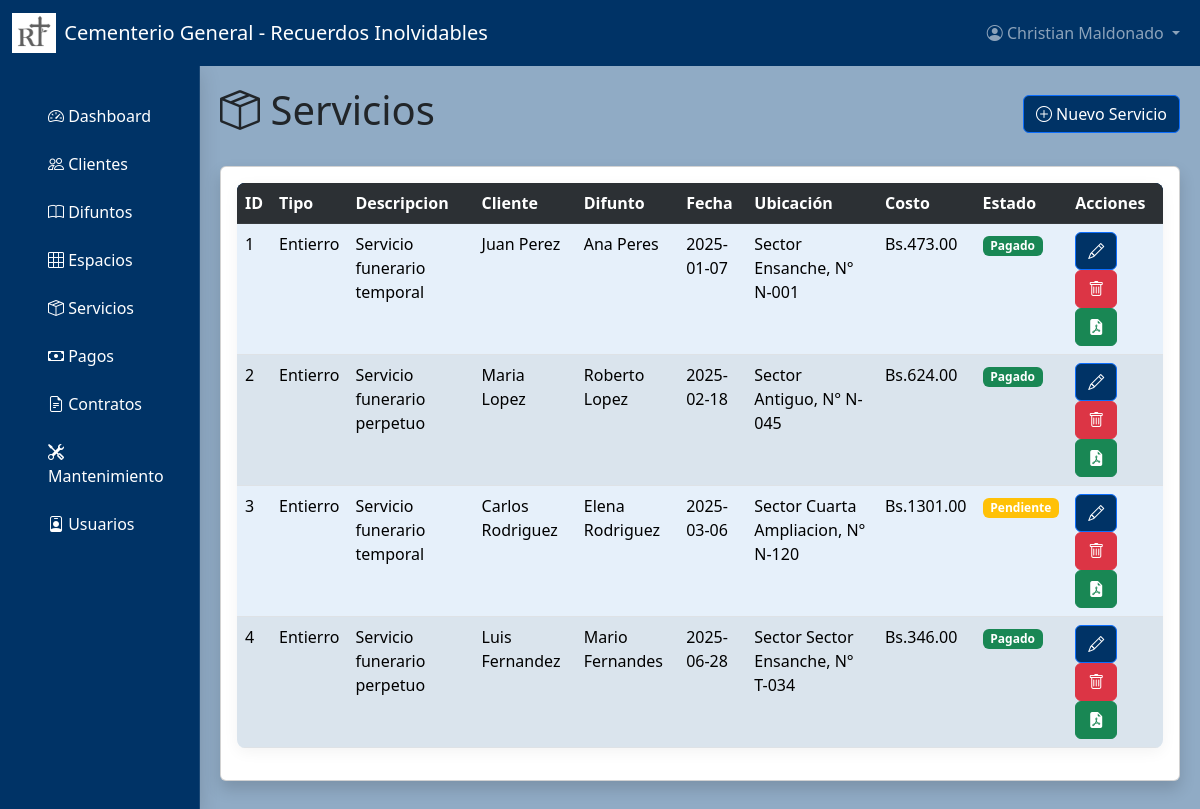
/servicios/ (signed in), run on an earlier commit of the app's database.
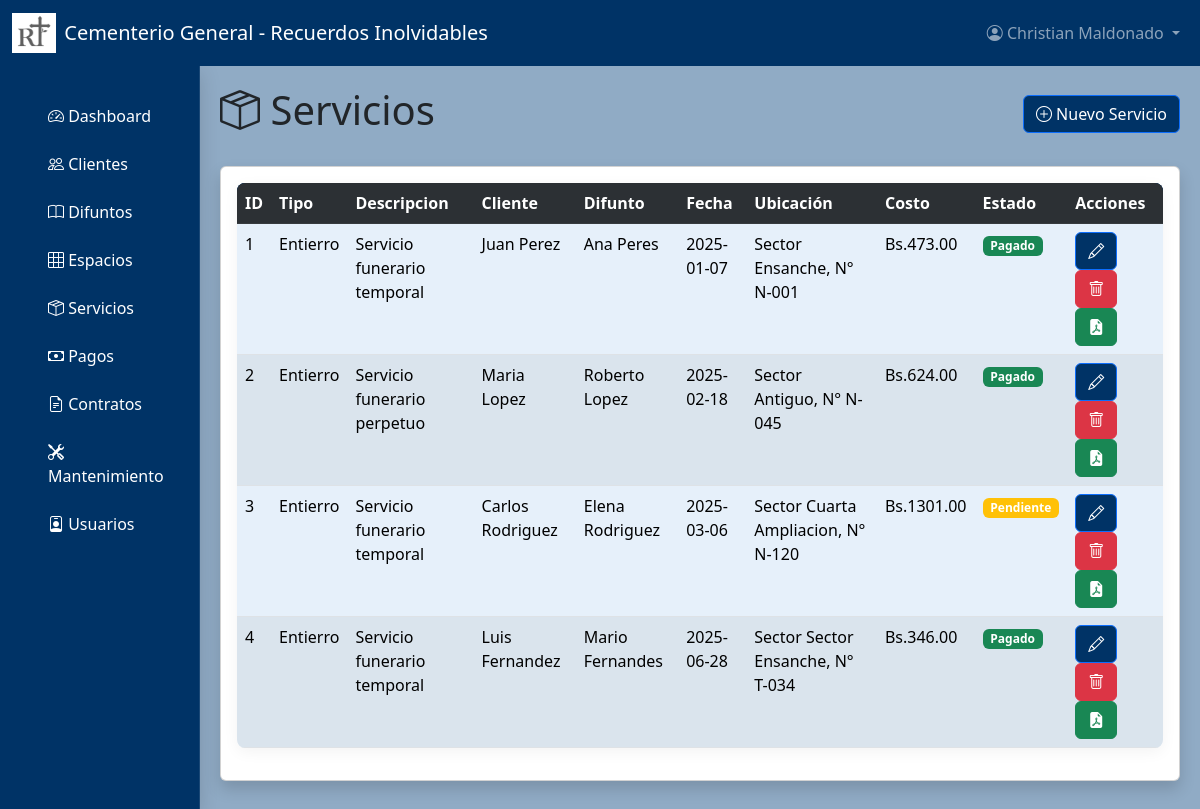
And on a later commit of the database.
### models/servicio_model.py (models this page shows, shortened)
class Servicio(db.Model):
    __tablename__ = "servicios"
    id = db.Column(db.Integer,primary_key=True)
    tipo = db.Column(db.String,nullable=False)
    descripcion = db.Column(db.String,nullable=False)
    fecha = db.Column(db.Date,nullable=False)
    hora = db.Column(db.Time,nullable=False)
    cliente_id = db.Column(db.Integer,db.ForeignKey('clientes.id'),nullable=False)
    difunto_id = db.Column(db.Integer,db.ForeignKey('difuntos.id'),nullable=False)
    espacio_id = db.Column(db.Integer,db.ForeignKey('espacios.id'),nullable=True)
    costo = db.Column(db.Float(11,2),nullable=False)
    estado = db.Column(db.String ,nullable=True)
    cliente = db.relationship('Cliente', back_populates='servicios')
    difunto = db.relationship('Difunto', back_populates='servicios')
    espacio = db.relationship('Espacio', back_populates='servicios')
    pagos = db.relationship('Pago', back_populates='servicio')
    @staticmethod
    def get_all():
        return Servicio.query.all()

### models/cliente_model.py (models this page shows, shortened)
class Cliente(db.Model):
    __tablename__ = "clientes"
    id = db.Column(db.Integer,primary_key=True)
    nombre = db.Column(db.String,nullable=False)
    telefono = db.Column(db.Integer,nullable=False)
    email = db.Column(db.String,nullable=False)
    direccion = db.Column(db.String,nullable=False)
    fecha_registro = db.Column(db.DateTime,default=datetime.utcnow)
    difunto = db.relationship('Difunto', back_populates='cliente', lazy=True, cascade="all, delete-orphan")
    servicios = db.relationship('Servicio', back_populates='cliente', lazy=True, cascade="all, delete-orphan")
    pagos = db.relationship('Pago', back_populates='cliente', lazy=True, cascade="all, delete-orphan")
    contratos = db.relationship('Contrato', back_populates='cliente', cascade="all, delete-orphan")
    def delete(self):
        db.session.delete(self)
        db.session.commit()

### models/difunto_model.py (models this page shows, shortened)
class Difunto(db.Model):
    __tablename__ = "difuntos"
    id = db.Column(db.Integer,primary_key=True)
    nombre = db.Column(db.String,nullable=False)
    genero = db.Column(db.String,nullable=False)
    fecha_nacimiento = db.Column(db.DateTime,nullable=False)
    fecha_defuncion = db.Column(db.DateTime,nullable=False)
    cedula_identidad = db.Column(db.Integer,nullable=False)
    estado_civil = db.Column(db.String,nullable=False)
    causa_muerte = db.Column(db.String,nullable=True)
    cliente_id = db.Column(db.Integer,db.ForeignKey('clientes.id') ,nullable=False)
    cliente = db.relationship('Cliente', back_populates='difunto')
    espacio = db.relationship('Espacio',back_populates='difunto')
    servicios = db.relationship('Servicio',back_populates='difunto')

### models/espacio_model.py (models this page shows, shortened)
class Espacio(db.Model):
    __tablename__ = "espacios"
    id = db.Column(db.Integer,primary_key=True)
    numero = db.Column(db.String,nullable=False)
    tipo = db.Column(db.String,nullable=False)
    descripcion = db.Column(db.String,nullable=False)
    sector = db.Column(db.String,nullable=False)
    pabellon = db.Column(db.String,nullable=False)
    fila = db.Column(db.String,nullable=False)
    estado = db.Column(db.String,nullable=False)
    fecha_ocupacion = db.Column(db.DateTime,nullable=True)
    difunto_id = db.Column(db.Integer,db.ForeignKey('difuntos.id') ,nullable=True)
    difunto = db.relationship('Difunto', back_populates='espacio')
    servicios = db.relationship('Servicio', back_populates='espacio')
    mantenimiento = db.relationship('Mantenimiento', back_populates='espacio')
    contratos = db.relationship('Contrato', back_populates='espacio')

### controllers/servicio_controller.py (the view)
@servicio_bp.route("/")
@login_required
def index():
    servicios = Servicio.get_all()
    return servicio_view.list(servicios)

### models/usuario_model.py (called while the page is built)
    @staticmethod
    def get_by_id(id):
        return Usuario.query.get(id)

### run.py (called while the page is built)
@login_manager.user_loader
def load_user(user_id):
    return Usuario.get_by_id(user_id)

@app.context_processor
def inject_clientes():
    if current_user.is_authenticated:
        return dict(clientes=Cliente.query.all())
    return {}

@app.context_processor
def inject_difuntos():
    if current_user.is_authenticated:
        return dict(difuntos=Difunto.query.all())
    return {}

@app.context_processor
def inject_espacios():
    if current_user.is_authenticated:
        return dict(espacios=Espacio.query.all())
    return {}

@app.context_processor
def inject_servicios():
    if current_user.is_authenticated:
        return dict(servicios=Servicio.query.all())
    return {}

@app.context_processor
def inject_servicios():
    if current_user.is_authenticated:
        return dict(servicios=Servicio.query.all())
    return {}

@app.context_processor
def inject_common_variables():
    if current_user.is_authenticated:
        return {
            'ingresos_totales': db.session.query(db.func.sum(Servicio.costo))
                                .filter(Servicio.estado == 'Pagado').scalar() or 0,
        }
    return {}

### templates/servicios/index.html (shortened to what this page needs)
{% extends 'dashboard.html' %}
{% block dashboard_content %}
<div class="d-flex justify-content-between align-items-center mb-4">
    <h1><i class="bi bi-box-seam"></i> Servicios</h1>
    <button type="button" class="btn btn-primary" data-bs-toggle="modal" data-bs-target="#ModalCrear">
        <i class="bi bi-plus-circle"></i> Nuevo Servicio
    </button>
</div>
<div class="card shadow">
    <div class="card-body">
        <table class="table table-striped">
            <tr class="table-dark">
                <th>ID</th>
                <th>Tipo</th>
                <th>Descripcion</th>
                <th>Cliente</th>
                <th>Difunto</th>
                <th>Fecha</th>
                <th>Ubicación</th>
                <th>Costo</th>
                <th>Estado</th>
                <th>Acciones</th>
            </tr>
            {% for item in servicios %}
            <tr>
                <td>{{ item.id }}</td>
                <td>{{ item.tipo }}</td>
                <td>{{ item.descripcion }}</td>
                <td>
                    {% if item.cliente_id %}
                    {{ item.cliente.nombre }}
                    {% else %}
                    Sin cliente asignado
                    {% endif %}
                </td>
                <td>
                    {% if item.difunto %}
                    {{ item.difunto.nombre }}
                    {% else %}
                    Sin difunto asignado
                    {% endif %}
                </td>
                <td>{{ item.fecha }}</td>
                <td>
                    {% if item.espacio %}
                    Sector {{ item.espacio.sector }}, N° {{ item.espacio.numero }}
                    {% else %}
                    No asignado
                    {% endif %}
                </td>
                <td>Bs.{{ "%.2f"|format(item.costo) }}</td>
                <td>
                    {% if item.estado == 'Pagado' %}
                    <span class="badge bg-success">{{ item.estado }}</span>
                    {% elif item.estado == 'Pendiente' %}
                    <span class="badge bg-warning">{{ item.estado }}</span>
                    {% elif item.estado == 'Cancelado' %}
                    <span class="badge bg-danger">{{ item.estado }}</span>
                    {% else %}
                    <span class="badge bg-info">{{ item.estado }}</span>
                    {% endif %}
                </td>
                <td>
                    <button class="btn btn-primary" data-bs-target="#ModalEditar{{ item.id }}" data-bs-toggle="modal">
                        <i class="bi bi-pencil"></i>
                    </button>
                    <a href="{{ url_for('servicio.delete', id=item.id) }}" class="btn btn-danger">
                        <i class="bi bi-trash"></i>
                    </a>
                    <a href="{{ url_for('servicio.generar_servicio_pdf', id=item.id) }}" class="btn btn-success" target="_blank">
        <i class="bi bi-file-earmark-pdf-fill"></i>
    </a>
                </td>
            </tr>
            {% endfor %}
        </table>
    </div>
</div>
{% endblock %}

What changed in the data, as far as the page shows it:
changed Servicio "Luis Fernandez": descripcion "Servicio funerario perpetuo" → "Servicio funerario temporal"
